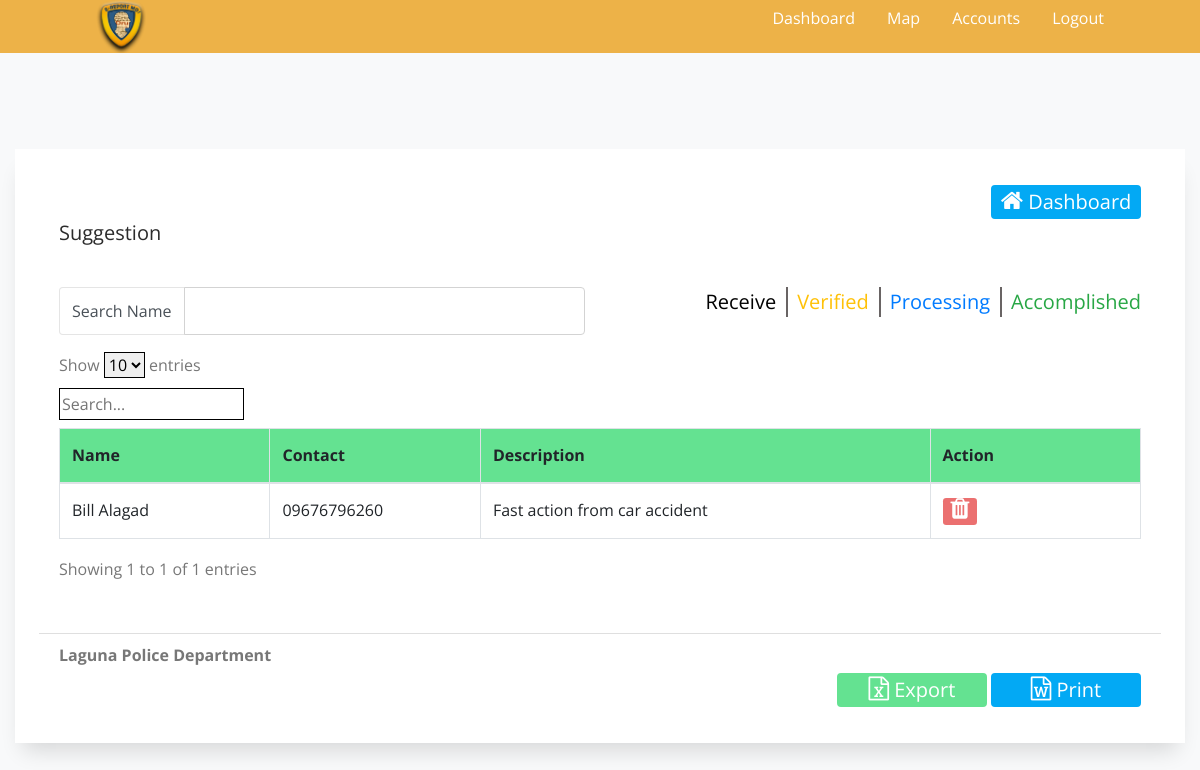
The app's page /admin/table-suggestions.php (signed in) with its own data.
### tables this page shows
CREATE TABLE `tbl_suggestions` (
  `id` int(11) NOT NULL AUTO_INCREMENT,
  `description` longblob,
  `name` varchar(191) DEFAULT NULL,
  `phone` varchar(11) DEFAULT NULL,
  `status` char(1) DEFAULT 'R',
  `created_at` timestamp NULL DEFAULT NULL,
  `archived` tinyint(2) DEFAULT '0',
  PRIMARY KEY (`id`)
);

### admin/table-suggestions.php (the view, shortened to what this page needs)
<?php include '../public/includes/links.php'; ?>
<body>
  	<div class="main-section">
    	<?php include '../public/includes/navloggedin.php'; ?>
	  <section class="ftco-section ftco-section-2 bg-light" id="javascriptsComponents">
			<div class="container-fluid">
				<div class="row">
					<div class="col-md-12">
						<div class="myaccordion w-100 py-4 px-1 px-md-4">
							<div class="card">
								<form method="POST">
									<div class="card-header" id="headingOne">
										<div class="text-right">
											<button class="btn btn-sm btn-info" style="width: 150px;">
												<a href="dashboard.php" class=" text-white"><i class="fa fa-home"></i> Dashboard</a>
											</button>
										</div>
										<h5>Suggestion</h5>
									</div>
									<div class="card-body text-left">
										<div class="row">
											<div class="col-md-12">
												<div class="row">
		<div class="col-md-6">
			<div class="input-group mb-3">
      <div class="input-group-prepend">
       <span class="input-group-text" id="basic-addon3">Search Name</span>
      </div>
      <input type="text" class="form-control" id="name" aria-describedby="basic-addon3" style="border-color: lightgray!important;">
      </div>
		</div>
		<div class="col-md-6">
			<div class="btn-group" role="group" aria-label="Basic example" style="float: right;">
			  <button type="button" class="btn btn-secondary" style="background-color: transparent;border-left: none;border-bottom: none;border-top: none; padding-right:10px;">Receive</button>
			  <button type="button" class="btn btn-secondary" style="background-color: transparent;border-left: none;border-bottom: none;border-top: none; padding-right:10px;padding-left: 10px; color: #FFC107;">Verified</button>
			  <button type="button" class="btn btn-secondary" style="background-color: transparent;border-left: none;border-bottom: none;border-top: none; padding-right:10px;padding-left: 10px;color: #007BFF;">Processing</button>
			  <button type="button" class="btn btn-secondary" style="background-color: transparent;border-left: none;border-bottom: none;border-top: none;border-right: none;padding-left: 10px;color: #28A745;">Accomplished</button>
			</div>
		</div>
	</div>
												<table class="table table-hover table-bordered table-responsive-sm">
													<thead class="bg-success">
														<th style="width: 20%;">Name</th>
														<th style="width: 20%;">Contact</th>
														<th style="width: 40%;">Description</th>
														<th style="width: 40%;">Action</th>
													</thead>
										            <tbody>
											            <?php
											                $result = mysqli_query($conn, "SELECT * FROM tbl_suggestions ");
											                	foreach($result as $row) { ?>
											                  		<tr>
												                    <td class="capitalized"><?php echo $row['name'] ?></td>
												                    <td class=""><?php echo $row['phone'] ?></td>
												                    <td>
												                    	<?php if (strlen($row['description']) > 60): ?>
												                    		<span class="text-black"><?php echo substr($row['description'], 0, 60) ?></span>
												                    		<span>...</span>
												                    		<span class="text-black collapse"><?php echo substr($row['description'], 60) ?></span>
												                    		<a href="javascript:" class="readmore">read more...</a>
											                    		<?php else: ?>
												                    		<?php echo $row['description']; ?>
												                    	<?php endif ?>
												                    </td>
												                    <td>
							                    						<a href="../public/includes/query/delete_suggestions.php?delete=<?php echo $row['id'] ?>" class=" btn-sm btn-danger text-white btn-round">
												                    		<i class="fa fa-trash"></i>
												                    	</a>
												                    </td>
											                  	</tr>
											            <?php } ?>
										            </tbody>
												</table>
											</div>
										</div>
									</div>
									<div class="card-footer" style="background-color: white;">
										<div>
											<h6>Laguna Police Department</h6>
										</div>
										<div class="text-right">
											<a href="export/suggestions.php" target="blank" class="btn btn-success text-white" style="width: 150px;"><i class="fa fa-file-excel-o"></i> Export</a>
											<a href="table-suggestions-print.php" target="blank" class="btn btn-info text-white" style="width: 150px;"><i class="fa fa-file-word-o"></i> Print</a>
										</div>
									</div>
								</form>
							</div>
						</div>
					</div>
				</div>
			</div>
	  </section>
	</div>
</body>
<?php include '../public/includes/cores.php'; ?>

### public/includes/links.php (style rules this page uses)
h6 { font-weight: bold; }
.capitalized { text-transform: capitalize; }
input, select, textarea { border: 1px solid black!important; }

### public/includes/navloggedin.php (style rules this page uses)
a { text-decoration: none; color:white; cursor:pointer; }

### records on screen
tbl_suggestions: name "Bill Alagad", phone "09676796260", description "Fast action from car accident"
